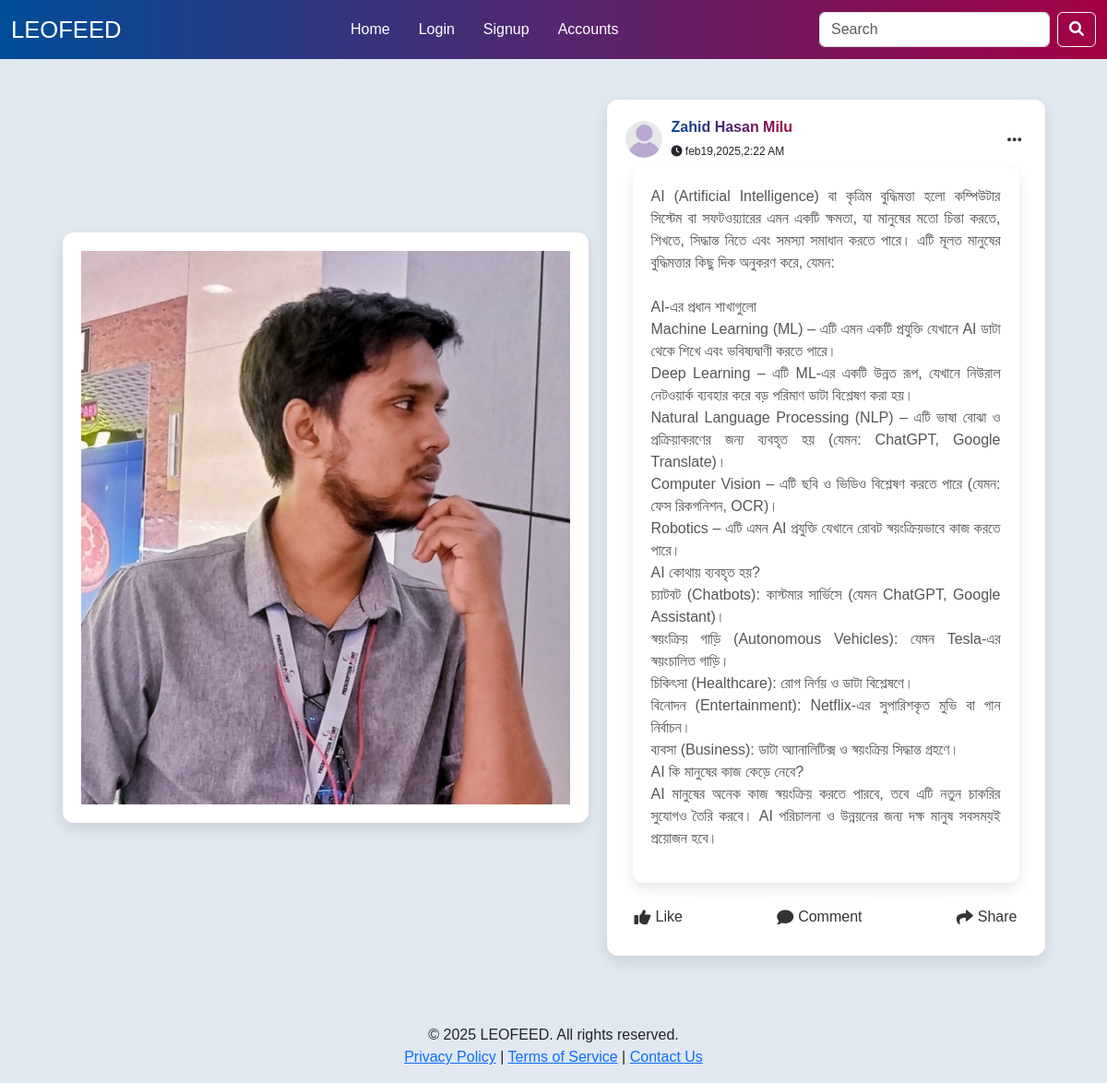
/status/11/, run on the app's committed database.
### app_post/models.py (models this page shows, shortened)
class Post(models.Model):
    user = models.ForeignKey(User, on_delete=models.CASCADE)
    post_content = models.TextField(blank=True, null=True)
    post_image = models.ImageField(
        upload_to="posts/image/", blank=True, null=True)
    created_at = models.DateTimeField(auto_now_add=True)
    updated_at = models.DateTimeField(auto_now=True)

### app_post/views.py (the view)
# urls.py: path('status/<int:id>/', views.post_detail, name='post_detail'),
def post_detail(request, id):
    post = get_object_or_404(Post, id=id)
    context = {
        'post': post,
    }
    return render(request, 'app_post/post_detail.html', context)

### templates/app_post/post_detail.html (shortened to what this page needs)
{% extends 'layout.html' %}
{% load static %}
{% block content %}
<div class="container d-flex justify-content-center align-items-center my-5" style="min-height: 80vh;">
    <div class="row justify-content-center align-items-center">
        {% if post.post_image %}
        <div class="col-md-6 post-details-card">
            <img src="{{ post.post_image.url }}" style="width:100%;">
        </div>
        {% endif %}
        {% if not post.post_image %}
        <div class="col-md-10 post-details-card">
            {% else %}
            <div class="col-md-5 post-details-card">
                {% endif %}
                <div class="post-header">
                    <img src="{% static 'img/profile_demo_image.jpeg' %}" class="profile-image" alt="Profile Image">
                    <div class="user-time">
                        <h6 class="post-user"><b>{{ post.user.first_name }}&nbsp;{{ post.user.last_name }}</b></h6>
                        <i class="fa-solid fa-clock"></i>&nbsp;{{ post.created_at|date:"bj,Y,g:i A" }}
                    </div>
                    <div class="post-menu" onclick="toggleDropdown(this)">
                        <i class="fas fa-ellipsis-h"></i>
                    </div>
                </div>
                {% if post.post_content %}
                <div class="post-card m-2">
                    <p>{{ post.post_content }}</p>
                </div>
                {% endif %}
                <div class="post-actions">
                    <button><i class="fas fa-thumbs-up"></i> Like</button>
                    <button onclick="toggleCommentBox(this)"><i class="fas fa-comment"></i> Comment</button>
                    <button><i class="fas fa-share"></i> Share</button>
                </div>
            </div>
        </div>
    </div>
    {% endblock content %}

### static/css/style.css (style rules this page uses)
body { font-family: 'ubuntu', sans-serif; background: #e1e8f0; padding-top: 50px; }
.post-card { background: white; border-radius: 12px; box-shadow: 0 6px 15px rgba(0, 0, 0, 0.1); padding: 20px; margin-bottom: 30px; }
.post-details-card { background: white; border-radius: 12px; box-shadow: 0 6px 15px rgba(0, 0, 0, 0.1); padding: 20px; margin-bottom: 30px; margin: 10px; }
.post-card p { color: #555; text-align: justify; white-space: pre-line; }
.post-actions { display: flex; justify-content: space-between; margin-top: 15px; }
.post-actions button { background: transparent; background: #ffffff; color: #333; border: none; padding: 10px; border-radius: 5px; transition: all 0.3s ease; display: flex; align-items: center; }
.post-actions i { margin-right: 5px; font-size: 18px; vertical-align: middle; }
.post-user { background: linear-gradient(60deg, #004D98, #A50044); -webkit-background-clip: text; -webkit-text-fill-color: transparent; }
.post-header { display: flex; align-items: center; font-size: 12px; }
.profile-image { width: 40px; height: 40px; border-radius: 50%; margin-right: 10px; object-fit: cover; }
.user-time { display: d-flex; align-items: center; }
.user-time h6 { margin-right: 10px; }
.post-menu { position: relative; margin-left: auto; cursor: pointer; }
.post-menu i { font-size: 18px; color: #333; padding: 5px; }

### data on the page
Post: post_image (picture), user.first_name "Zahid", user.last_name "Hasan Milu", created_at "feb19,2025,2:22 AM", post_content "AI (Artificial Intelligence) বা কৃত্রিম বুদ্ধিমত্তা হলো কম্পিউটার সিস্টেম বা সফটওয়্যারের এমন একটি ক্ষমতা, যা মানুষের মতো চিন্তা করতে, শিখতে, সিদ্ধান্ত নিতে এবং সমস্যা সমাধান করতে পারে। এটি মূলত মানুষের বুদ্ধিমত্তার কিছু দিক অনুকরণ করে, যেমন: AI-এর প্রধান শাখাগুলো Machine Learning (ML) – এটি এমন একটি প্রযুক্তি যেখানে AI ডাটা থেকে শিখে এবং ভবিষ্যদ্বাণী করতে পারে। Deep Learning – এটি ML-এর একটি উন্নত রূপ, যেখানে নিউরাল নেটওয়ার্ক ব্যবহার করে বড় পরিমাণ ডাটা বিশ্লেষণ করা হয়। Natural Language Processing (NLP) – এটি ভাষা বোঝা ও প্রক্রিয়াকরণের জন্য ব্যবহৃত হয় (যেমন: ChatGPT, Google Translate)। Computer Vision – এটি ছবি ও ভিডিও বিশ্লেষণ করতে পারে (যেমন: ফেস রিকগনিশন, OCR)। Robotics – এটি এমন AI…"
